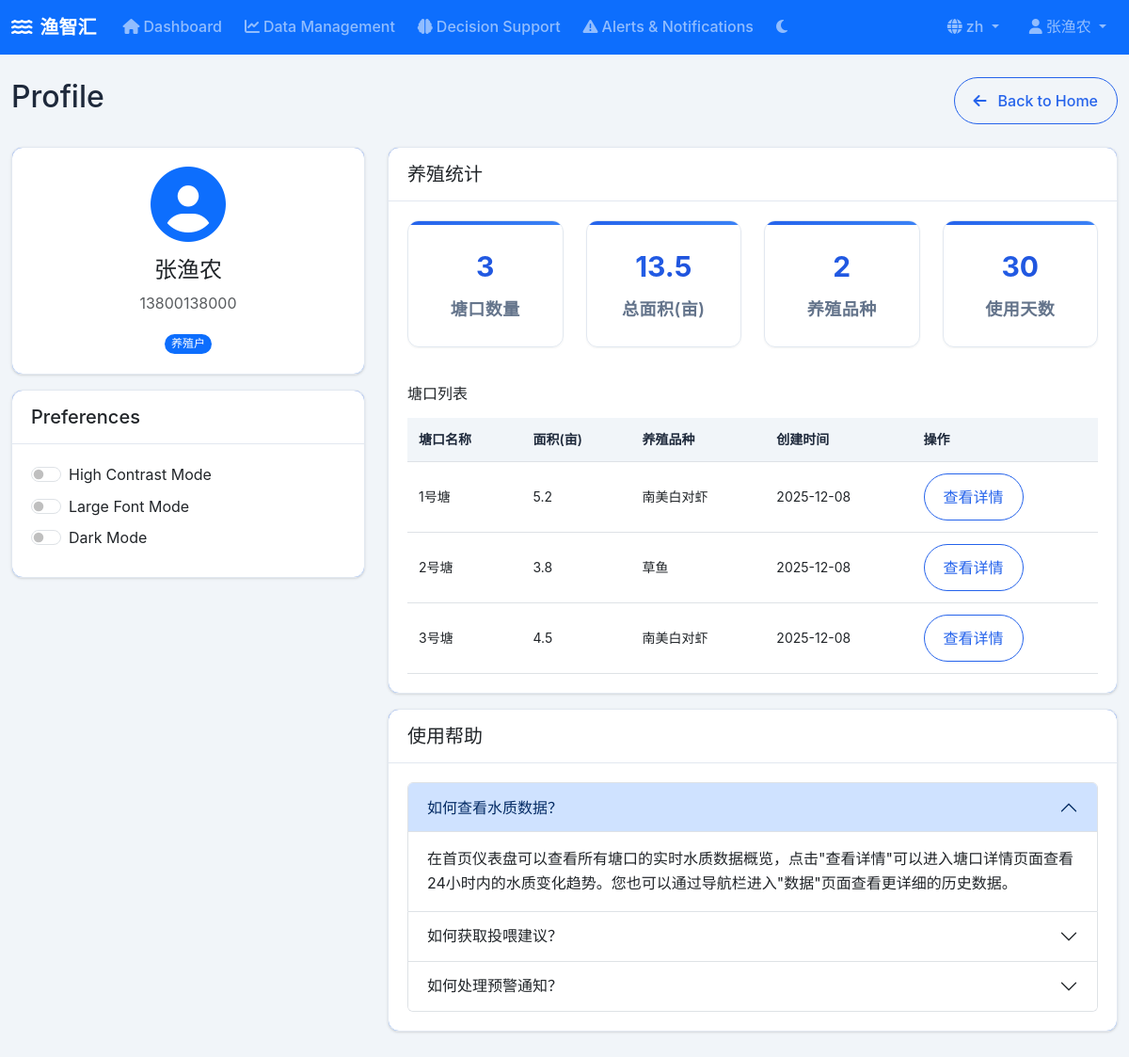
/profile, run on the app's committed database.
### models.py (models this page shows, shortened)
class Pond(db.Model):
    id = db.Column(db.Integer, primary_key=True)
    name = db.Column(db.String(50), nullable=False)
    area = db.Column(db.Float, nullable=False)  # 塑口面积（亩）
    species = db.Column(db.String(50), nullable=False)  # 养殖品种
    user_id = db.Column(db.Integer, db.ForeignKey('user.id'), nullable=False, index=True)
    created_at = db.Column(db.DateTime, default=datetime.utcnow)
    water_qualities = db.relationship('WaterQuality', backref='pond', lazy=True)
    feeding_records = db.relationship('FeedingRecord', backref='pond', lazy=True)
    alerts = db.relationship('Alert', backref='pond', lazy=True)
    feeding_decisions = db.relationship('FeedingDecision', backref='pond', lazy=True)

### routes.py (the view)
@main_bp.route('/profile')
def profile():
    ponds = Pond.query.all()
    species_count = len(set(pond.species for pond in ponds))
    user = {
        'username': '张渔农',
        'phone': '13800138000',
        'join_date': '2023-01-15',
        'farm_name': '渔智汇示范养殖场',
        'location': '浙江省杭州市',
        'pond_count': len(ponds),
        'total_area': db.session.query(db.func.sum(Pond.area)).scalar() or 0,
        'species_count': species_count
    }
    return render_template('profile.html', user=user, ponds=ponds)

### app.py (called while the page is built)
def get_locale():
    if 'language' in session:
        return session['language']
    browser_lang = request.accept_languages.best_match(app.config['BABEL_SUPPORTED_LOCALES'])
    if browser_lang:
        return browser_lang
    return app.config['BABEL_DEFAULT_LOCALE']

@app.context_processor
def inject_get_locale():
    return {'get_locale': get_locale}

@app.after_request
def add_cache_headers(response):
    if request.path.startswith('/static/'):
        response.headers['Cache-Control'] = 'public, max-age=31536000'
    return response

### templates/profile.html (shortened to what this page needs)
{% extends "base.html" %}
{% block content %}
<div class="d-flex justify-content-between align-items-center mb-4">
    <h2>{{ _('Profile') }}</h2>
    <div>
        <a href="{{ url_for('main.index') }}" class="btn btn-outline-primary">
            <i class="fas fa-arrow-left me-1"></i>{{ _('Back to Home') }}
        </a>
    </div>
</div>
<div class="row">
    <div class="col-lg-4 mb-4">
        <div class="card">
            <div class="card-body text-center">
                <div class="mb-3">
                    <i class="fas fa-user-circle fa-5x text-primary"></i>
                </div>
                <h4>{{ user.username }}</h4>
                <p class="text-muted">{{ user.phone }}</p>
                <div class="mt-3">
                    <span class="badge bg-primary">养殖户</span>
                </div>
            </div>
        </div>
        <div class="card mt-3">
    <div class="card-header">
        <h5 class="mb-0">{{ _('Preferences') }}</h5>
    </div>
    <div class="card-body">
        <div class="form-check form-switch mb-2">
            <input class="form-check-input" type="checkbox" id="highContrastToggle" onchange="toggleHighContrast()">
            <label class="form-check-label" for="highContrastToggle">
                {{ _('High Contrast Mode') }}
            </label>
        </div>
        <div class="form-check form-switch mb-2">
            <input class="form-check-input" type="checkbox" id="largeFontToggle" onchange="toggleLargeFont()">
            <label class="form-check-label" for="largeFontToggle">
                {{ _('Large Font Mode') }}
            </label>
        </div>
        <div class="form-check form-switch mb-2">
            <input class="form-check-input" type="checkbox" id="darkModeToggle" onchange="toggleDarkMode()">
            <label class="form-check-label" for="darkModeToggle">
                {{ _('Dark Mode') }}
                    </label>
                </div>
            </div>
        </div>
    </div>
    <div class="col-lg-8 mb-4">
        <div class="card">
            <div class="card-header">
                <h5 class="mb-0">养殖统计</h5>
            </div>
            <div class="card-body">
                <div class="row mb-4">
                    <div class="col-md-3 col-sm-6 mb-3">
                        <div class="data-card">
                            <div class="data-value text-primary">{{ user.pond_count }}</div>
                            <div class="data-label">塘口数量</div>
                        </div>
                    </div>
                    <div class="col-md-3 col-sm-6 mb-3">
                        <div class="data-card">
                            <div class="data-value text-success">
                                {{ user.total_area }}
                            </div>
                            <div class="data-label">总面积(亩)</div>
                        </div>
                    </div>
                    <div class="col-md-3 col-sm-6 mb-3">
                        <div class="data-card">
                            <div class="data-value text-info">
                                {{ user.species_count }}
                            </div>
                            <div class="data-label">养殖品种</div>
                        </div>
                    </div>
                    <div class="col-md-3 col-sm-6 mb-3">
                        <div class="data-card">
                            <div class="data-value text-warning">30</div>
                            <div class="data-label">使用天数</div>
                        </div>
                    </div>
                </div>
                <h6 class="mb-3">塘口列表</h6>
                <div class="table-responsive">
                    <table class="table table-hover">
                        <thead>
                            <tr>
                                <th>塘口名称</th>
                                <th>面积(亩)</th>
                                <th>养殖品种</th>
                                <th>创建时间</th>
                                <th>操作</th>
                            </tr>
                        </thead>
                        <tbody>
                            {% for pond in ponds %}
                            <tr>
                                <td>{{ pond.name }}</td>
                                <td>{{ pond.area }}</td>
                                <td>{{ pond.species }}</td>
                                <td>{{ pond.created_at.strftime('%Y-%m-%d') }}</td>
                                <td>
                                    <a href="{{ url_for('main.pond_detail', pond_id=pond.id) }}" class="btn btn-sm btn-outline-primary">
                                        查看详情
                                    </a>
                                </td>
                            </tr>
                            {% endfor %}
                        </tbody>
                    </table>
                </div>
            </div>
        </div>
        <div class="card mt-3">
            <div class="card-header">
                <h5 class="mb-0">使用帮助</h5>
            </div>
            <div class="card-body">
                <div class="accordion" id="helpAccordion">
                    <div class="accordion-item">
                        <h2 class="accordion-header" id="headingOne">
                            <button class="accordion-button" type="button" data-bs-toggle="collapse" data-bs-target="#collapseOne">
                                如何查看水质数据？
                            </button>
                        </h2>
                        <div id="collapseOne" class="accordion-collapse collapse show" data-bs-parent="#helpAccordion">
                            <div class="accordion-body">
                                在首页仪表盘可以查看所有塘口的实时水质数据概览，点击"查看详情"可以进入塘口详情页面查看24小时内的水质变化趋势。您也可以通过导航栏进入"数据"页面查看更详细的历史数据。
                            </div>
                        </div>
                    </div>
                    <div class="accordion-item">
                        <h2 class="accordion-header" id="headingTwo">
                            <button class="accordion-button collapsed" type="button" data-bs-toggle="collapse" data-bs-target="#collapseTwo">
                                如何获取投喂建议？
                            </button>
                        </h2>
                    </div>
                    <div class="accordion-item">
                        <h2 class="accordion-header" id="headingThree">
                            <button class="accordion-button collapsed" type="button" data-bs-toggle="collapse" data-bs-target="#collapseThree">
                                如何处理预警通知？
                            </button>
                        </h2>
                    </div>
                </div>
            </div>
        </div>
    </div>
</div>
{% endblock %}

### templates/base.html (shortened to what this page needs)
<!DOCTYPE html>
<html lang="{{ get_locale() }}">
<head>
    <link href="{{ url_for('static', filename='vendor/bootstrap/css/bootstrap.min.css') }}" rel="stylesheet">
    <link href="{{ url_for('static', filename='vendor/fontawesome/css/all.min.css') }}" rel="stylesheet">
    <link rel="stylesheet" href="{{ url_for('static', filename='css/style.css') }}">
</head>
<body>
    <nav class="navbar navbar-expand-lg navbar-dark bg-primary">
        <div class="container-fluid">
            <a class="navbar-brand" href="{{ url_for('main.index') }}">
                <i class="fas fa-water me-2"></i>渔智汇
            </a>
            <div class="collapse navbar-collapse" id="navbarNav">
                <ul class="navbar-nav me-auto">
                    <li class="nav-item">
                        <a class="nav-link {% if request.endpoint == 'main.index' %}active{% endif %}" href="{{ url_for('main.index') }}">
                            <i class="fas fa-home me-1"></i>{{ _('Dashboard') }}
                        </a>
                    </li>
                    <li class="nav-item">
                        <a class="nav-link {% if request.endpoint.startswith('data') %}active{% endif %}" href="{{ url_for('data.data') }}">
                            <i class="fas fa-chart-line me-1"></i>{{ _('Data Management') }}
                        </a>
                    </li>
                    <li class="nav-item">
                        <a class="nav-link {% if request.endpoint.startswith('decision') %}active{% endif %}" href="{{ url_for('decision.decision') }}">
                            <i class="fas fa-brain me-1"></i>{{ _('Decision Support') }}
                        </a>
                    </li>
                    <li class="nav-item">
                        <a class="nav-link {% if request.endpoint.startswith('alert') %}active{% endif %}" href="{{ url_for('alert.alerts') }}">
                            <i class="fas fa-exclamation-triangle me-1"></i>{{ _('Alerts & Notifications') }}
                        </a>
                    </li>
                </ul>
                <ul class="navbar-nav">
                    <li class="nav-item dropdown me-2">
                        <a class="nav-link dropdown-toggle" href="#" id="languageDropdown" role="button" data-bs-toggle="dropdown">
                            <i class="fas fa-globe me-1"></i>{{ get_locale() }}
                        </a>
                    </li>
                    <li class="nav-item dropdown">
                        <a class="nav-link dropdown-toggle" href="#" id="navbarDropdown" role="button" data-bs-toggle="dropdown">
                            <i class="fas fa-user me-1"></i>{{ user.username if user else '用户' }}
                        </a>
                    </li>
                </ul>
            </div>
        </div>
    </nav>
    <main class="container-fluid py-4">
        {% block content %}{% endblock %}
    </main>
</body>
</html>

### data on the page
Pond: name "1号塘", area "5.2", species "南美白对虾", created_at "2025-12-08"
Pond: name "2号塘", area "3.8", species "草鱼", created_at "2025-12-08"
Pond: name "3号塘", area "4.5", species "南美白对虾", created_at "2025-12-08"

### other printed values
{{ get_locale() }} "zh"
{{ user.username if user else '用户' }} "张渔农"
{{ user.username }} "张渔农"
{{ user.phone }} "13800138000"
{{ user.pond_count }} "3"
{{ user.total_area }} "13.5"
{{ user.species_count }} "2"
